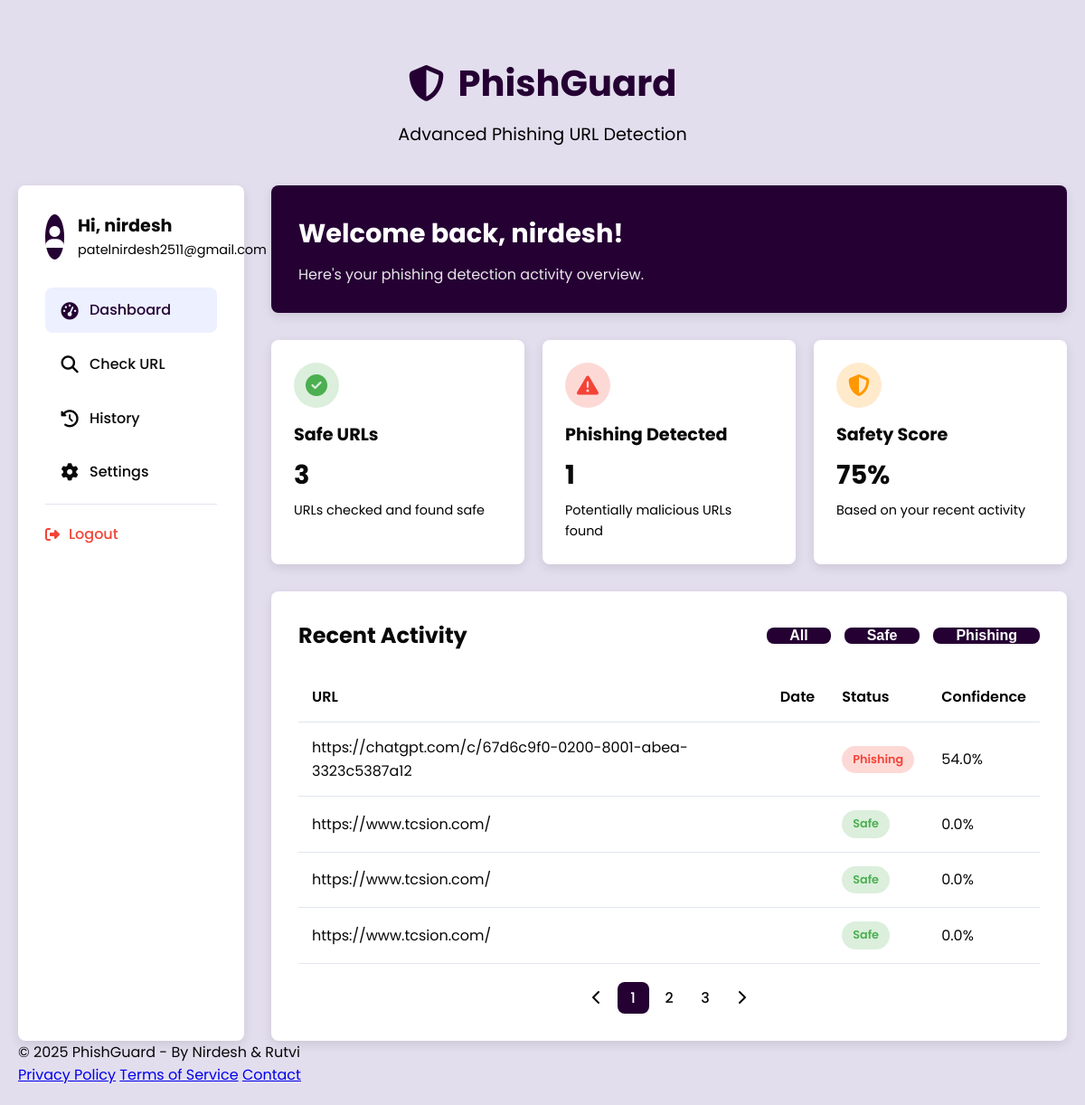
The page /dashboard (signed in) on the database its author committed.
### updated-flask-app.py (models this page shows, shortened)
class User(db.Model):
    id = db.Column(db.Integer, primary_key=True)
    username = db.Column(db.String(50), unique=True, nullable=False)
    email = db.Column(db.String(100), unique=True, nullable=False)
    password = db.Column(db.String(200), nullable=False)
    created_at = db.Column(db.DateTime, default=datetime.utcnow)
    searches = db.relationship('SearchHistory', backref='user', lazy=True)
    timestamp = db.Column(db.DateTime, default=datetime.utcnow)

class SearchHistory(db.Model):
    id = db.Column(db.Integer, primary_key=True)
    user_id = db.Column(db.Integer, db.ForeignKey('user.id'), nullable=False)
    url = db.Column(db.String(500), nullable=False)
    is_phishing = db.Column(db.Boolean, nullable=False)
    confidence = db.Column(db.Float, nullable=False)
    searched_at = db.Column(db.DateTime, default=datetime.utcnow)
    timestamp = db.Column(db.DateTime, default=datetime.utcnow)

### updated-flask-app.py (the view)
@app.route('/dashboard')
@login_required
def dashboard():
    user_id = session['user_id']
    user = User.query.get(user_id)
    safe_count = SearchHistory.query.filter_by(user_id=user_id, is_phishing=False).count()
    phishing_count = SearchHistory.query.filter_by(user_id=user_id, is_phishing=True).count()
    total_checks = safe_count + phishing_count
    safety_score = round((safe_count / total_checks) * 100) if total_checks > 0 else 100
    history = SearchHistory.query.filter_by(user_id=user_id).order_by(SearchHistory.searched_at.desc()).limit(10).all()
    return render_template('dashboard.html',
                          current_user=user,
                          safe_count=safe_count,
                          phishing_count=phishing_count,
                          safety_score=safety_score,
                          history=history)

### updated-flask-app.py (called while the page is built)
def login_required(f):
    @wraps(f)
    def decorated_function(*args, **kwargs):
        if 'user_id' not in session:
            flash('Please log in to access this page', 'danger')
            return redirect(url_for('login'))
        return f(*args, **kwargs)
    return decorated_function

### Templates/dashboard.html (shortened to what this page needs)
<!DOCTYPE html>
<html lang="en">
<head>
    <link rel="stylesheet" type="text/css" href="{{ url_for('static', filename='phishing-detector-css.css') }}">
    <link rel="stylesheet" href="https://cdnjs.cloudflare.com/ajax/libs/font-awesome/6.1.1/css/all.min.css">
</head>
<body>
    <div class="container">
        <header>
            <div class="logo">
                <i class="fas fa-shield-alt"></i>
                <h1>PhishGuard</h1>
            </div>
            <p class="tagline">Advanced Phishing URL Detection</p>
        </header>
        <div class="dashboard-container">
            <div class="sidebar">
                <div class="sidebar-header">
                    <div class="user-avatar">
                        <i class="fas fa-user"></i>
                    </div>
                    <div class="user-info">
                        <h3>Hi, {{ current_user.username }}</h3>
                        <p>{{ current_user.email }}</p>
                    </div>
                </div>
                <ul class="sidebar-menu">
                    <li>
                        <a href="{{ url_for('dashboard') }}" class="active">
                            <i class="fas fa-tachometer-alt"></i> Dashboard
                        </a>
                    </li>
                    <li>
                        <a href="{{ url_for('check_url') }}">
                            <i class="fas fa-search"></i> Check URL
                        </a>
                    </li>
                    <li>
                        <a href="{{ url_for('history') }}">
                            <i class="fas fa-history"></i> History
                        </a>
                    </li>
                    <li>
                        <a href="{{ url_for('settings') }}">
                            <i class="fas fa-cog"></i> Settings
                        </a>
                    </li>
                </ul>
                <div class="logout-link">
                    <a href="{{ url_for('logout') }}">
                        <i class="fas fa-sign-out-alt"></i> Logout
                    </a>
                </div>
            </div>
            <div class="main-content">
                <div class="welcome-banner">
                    <h2>Welcome back, {{ current_user.username }}!</h2>
                    <p>Here's your phishing detection activity overview.</p>
                </div>
                <div class="stats-cards">
                    <div class="stat-card">
                        <div class="stat-icon safe">
                            <i class="fas fa-check-circle"></i>
                        </div>
                        <h3>Safe URLs</h3>
                        <div class="stat-value">{{ safe_count }}</div>
                        <div class="stat-label">URLs checked and found safe</div>
                    </div>
                    <div class="stat-card">
                        <div class="stat-icon danger">
                            <i class="fas fa-exclamation-triangle"></i>
                        </div>
                        <h3>Phishing Detected</h3>
                        <div class="stat-value">{{ phishing_count }}</div>
                        <div class="stat-label">Potentially malicious URLs found</div>
                    </div>
                    <div class="stat-card">
                        <div class="stat-icon warning">
                            <i class="fas fa-shield-alt"></i>
                        </div>
                        <h3>Safety Score</h3>
                        <div class="stat-value">{{ safety_score }}%</div>
                        <div class="stat-label">Based on your recent activity</div>
                    </div>
                </div>
                <div class="history-section">
                    <div class="history-header">
                        <h2>Recent Activity</h2>
                        <div class="history-filters">
                            <button class="btn-outline">All</button>
                            <button class="btn-outline">Safe</button>
                            <button class="btn-outline">Phishing</button>
                        </div>
                    </div>
                    <table class="history-table">
                        <thead>
                            <tr>
                                <th>URL</th>
                                <th>Date</th>
                                <th>Status</th>
                                <th>Confidence</th>
                            </tr>
                        </thead>
                        <tbody>
                            {% for entry in history %}
                            <tr>
                                <td>{{ entry.url }}</td>
                                <td>{{ entry.date }}</td>
                                <td>
                                    {% if entry.is_phishing %}
                                    <span class="status-badge phishing">Phishing</span>
                                    {% else %}
                                    <span class="status-badge safe">Safe</span>
                                    {% endif %}
                                </td>
                                <td>{{ entry.confidence }}%</td>
                            </tr>
                            {% endfor %}
                        </tbody>
                    </table>
                    <div class="pagination">
                        <a href="#"><i class="fas fa-chevron-left"></i></a>
                        <a href="#" class="active">1</a>
                        <a href="#">2</a>
                        <a href="#">3</a>
                        <a href="#"><i class="fas fa-chevron-right"></i></a>
                    </div>
                </div>
            </div>
        </div>
        <footer>
            <p>&copy; 2025 PhishGuard - By Nirdesh & Rutvi</p>
            <div class="footer-links">
                <a href="#">Privacy Policy</a>
                <a href="#">Terms of Service</a>
                <a href="#">Contact</a>
            </div>
        </footer>
    </div>
</body>
</html>

### static/phishing-detector-css.css (style rules this page uses)
:root { --primary-color: #250033; --primary-dark: #3a56c5; --secondary-color: #f50057; --text-color: #080808; --text-light: #000000; --background-color: #e3deee; --card-bg: #ffffff; --safe-color: #4caf50; --warning-color: #ff9800; --danger-color: #f44336; --border-radius: 8px; --box-shadow: 0 4px 12px rgba(0, 0, 0, 0.1); --transition: all 0.3s ease; }
* { margin: 0; padding: 0; box-sizing: border-box; }
body { font-family: 'Poppins', sans-serif; background-color: var(--background-color); color: var(--text-color); line-height: 1.6; padding: 0; margin: 0; }
.container { max-width: 1200px; margin: 0 auto; padding: 20px; }
header { text-align: center; padding: 40px 20px; }
.logo { display: flex; align-items: center; justify-content: center; margin-bottom: 10px; }
.logo i { font-size: 2.5rem; color: var(--primary-color); margin-right: 15px; }
.logo h1 { font-size: 2.5rem; font-weight: 700; color: var(--primary-color); }
.tagline { font-size: 1.2rem; color: var(--text-light); max-width: 600px; margin: 0 auto; }
button { background-color: var(--primary-color); color: white; border: none; border-radius: var(--border-radius); padding: 0 25px; font-size: 1rem; font-weight: 600; cursor: pointer; transition: var(--transition); display: flex; align-items: center; gap: 8px; }

### rows shown on the page
User: username "nirdesh", email "patelnirdesh2511@gmail.com"
SearchHistory: url "https://chatgpt.com/c/67d6c9f0-0200-8001-abea-3323c5387a12", is_phishing "Phishing", confidence "54.0"
SearchHistory: url "https://www.tcsion.com/", is_phishing "Safe", confidence "0.0"
SearchHistory: url "https://www.tcsion.com/", is_phishing "Safe", confidence "0.0"
SearchHistory: url "https://www.tcsion.com/", is_phishing "Safe", confidence "0.0"

### other values the page prints
{{ safe_count }} "3"
{{ phishing_count }} "1"
{{ safety_score }} "75"
